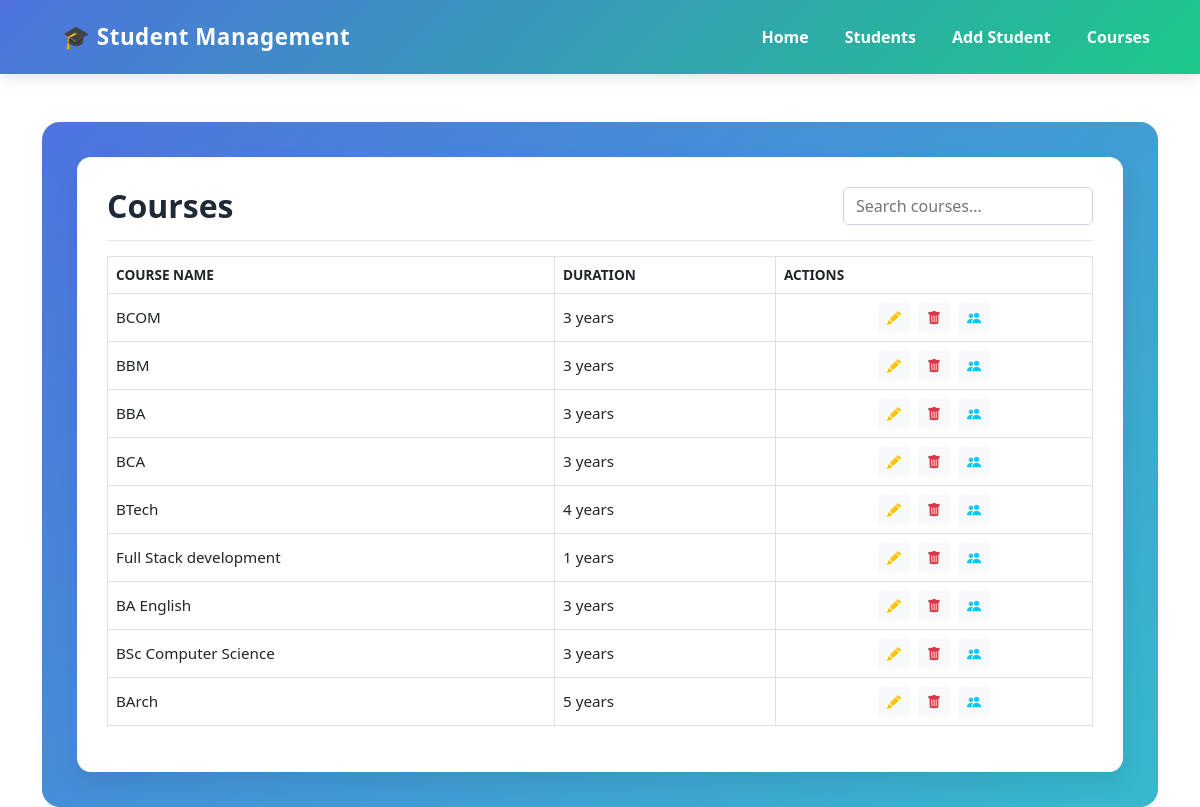
Page /courses/ on the committed database.
### students/models.py (models this page shows, shortened)
class Course(models.Model):
    name = models.CharField(max_length=100)
    duration = models.CharField(max_length=50)

### students/views.py (the view)
# urls.py: path('courses/', views.course_list, name='course_list'),
def course_list(request):
    query = request.GET.get('q', '')
    if query:
        courses = Course.objects.filter(name__icontains=query)
    else:
        courses = Course.objects.all()
    return render(request, 'students/course_list.html', {
        'courses': courses
    })

### students/templates/students/course_list.html (shortened to what this page needs)
    {% extends 'students/base.html' %}
    {% block content %}
    <div class="container mt-5">
        <div class="page-wrapper">
            <div class="page-card">
                <div class="page-header">
                    <h2>Courses</h2>
                    <input type="text" id="searchInput" class="search-input" placeholder="Search courses...">
                </div>
                {% if courses %}
                <div class="table-responsive">
                    <table class="table table-bordered table-hover align-middle" id="coursesTable">
                        <thead>
                            <tr>
                                <th>Course Name</th>
                                <th>Duration</th>
                                <th>Actions</th>
                            </tr>
                        </thead>
                        <tbody>
                            {% for course in courses %}
                            <tr>
                                <td>{{ course.name }}</td>
                                <td>{{ course.duration }}</td>
                                <td class="text-center">
                                <a href="{% url 'course_edit' course.id %}" class="btn btn-sm btn-light text-warning me-1" title="Edit">
                                    <i class="bi bi-pencil-fill"></i>
                                </a>
                                <a href="{% url 'course_delete' course.id %}" class="btn btn-sm btn-light text-danger me-1" title="Delete" onclick="return confirm('Are you sure?')">
                                    <i class="bi bi-trash-fill"></i>
                                </a>
                                <a href="{% url 'course_students' course.id %}" class="btn btn-sm btn-light text-info" title="View Students">
                                    <i class="bi bi-people-fill"></i>
                                </a>
                                </td>
                            </tr>
                            {% endfor %}
                        </tbody>
                    </table>
                </div>
                {% else %}
                    <p class="text-center text-muted mb-0">No courses available</p>
                {% endif %}
            </div>
        </div>
    </div>
    {% endblock %}

### students/templates/students/course_list.html (style rules this page uses)
.page-wrapper { background: linear-gradient(135deg, #4e73df, #36b9cc); border-radius: 18px; padding: 35px; }
.page-card { background: #ffffff; border-radius: 14px; padding: 30px; box-shadow: 0 10px 25px rgba(0, 0, 0, 0.08); }
.page-header { display: flex; justify-content: space-between; align-items: center; margin-bottom: 15px; border-bottom: 1px solid #e5e7eb; padding-bottom: 15px; }
.page-header h2 { font-weight: 700; color: #1f2937; margin: 0; }
.search-input { width: 250px; padding: 6px 12px; border-radius: 5px; border: 1px solid #d1d5db; }
table th { background-color: #f9fafb; font-weight: 600; text-transform: uppercase; font-size: 0.85rem; }
table td { vertical-align: middle; font-size: 0.95rem; }

### rows in the picture
Course: name "BCOM", duration "3 years"
Course: name "BBM", duration "3 years"
Course: name "BBA", duration "3 years"
Course: name "BCA", duration "3 years"
Course: name "BTech", duration "4 years"
Course: name "Full Stack development", duration "1 years"
Course: name "BA English", duration "3 years"
Course: name "BSc Computer Science", duration "3 years"
Course: name "BArch", duration "5 years"
